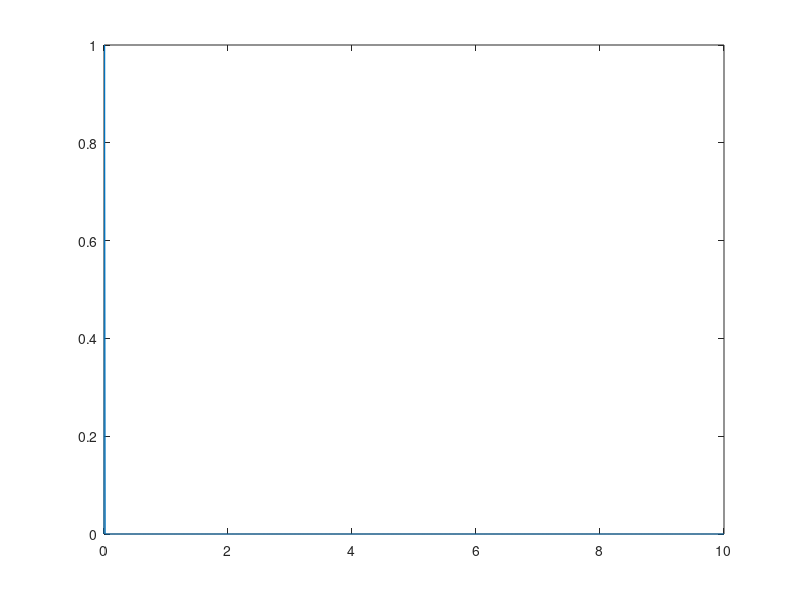

Recreate this plot in MATLAB.
clear; clc;
%% Define
G = 0:0.01:10; % average packet generation rate
Users = 200; % number of users
GenerationRate = G ./ Users; % packet generation rate
FrameTime = 1; % length of packet

%% Pure ALOHA
RealTime = 0:0.01:10;
PureALOHA = zeros(1,length(G));
for i = 2:length(G)
    NumberPackets = round(G(i)*length(RealTime)); % total number of packets generated
    RandomTimeIndex = rand(1,NumberPackets)*10;
    PacketTimeIndex = sort(RandomTimeIndex);
    PacketTimeDiffLeft = diff(PacketTimeIndex);
    PacketTimeDiffRight = diff(circshift(PacketTimeIndex, 1));
    NumberSuccessPackets = sum((PacketTimeDiffLeft > FrameTime) & (PacketTimeDiffRight > FrameTime));
    PureALOHA(i) = NumberSuccessPackets;
end

plot(G, PureALOHA);





%%
% 
% Packets = round(G .* Users); 
% RandomTimeIndex = round(rand(1,Packets)*100, 2);
% PacketTimeIndex = sort(RandomTimeIndex); % time index of generated packets
% PacketTimeDiffLeft = diff(PacketTimeIndex);
% PacketTimeDiffRight = diff(circshift(PacketTimeIndex, 1));
% 
% for i = 2:length(G)
%     NumberPackets = round(G(i)*Users); % number of packets generated in unit time
%     
%     RandomTimeIndex = round(rand(1,NumberPackets)*10, 2);
%     PacketTimeIndex = sort(RandomTimeIndex); % time index of generated packets
%     
%     SuccessPackets = sum((PacketTimeDiffLeft > FrameTime(i))&(PacketTimeDiffRight > FrameTime(i)));
%     PureALOHA(i) = SuccessPackets * FrameTime(i);
% end
% 
% figure(1);
% plot(G,PureALOHA);



%% Slotted ALOHA



